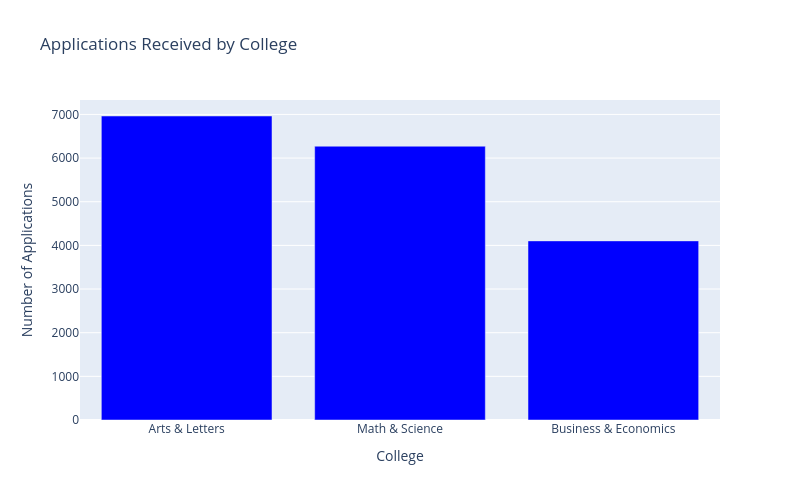

Notebook source saved alongside this figure:
### Markdown cell above
### Bar Plot Using Plotly

### Code cell
# Create interactive bar plot
fig = px.bar(
    x=applications.index,
    y=applications.values,
    color_discrete_sequence=['blue'],
    title='Applications Received by College',
    labels={'x': 'College', 'y': 'Number of Applications'},
    width=800,
    height=500
)

# Display the interactive chart
fig.show()

### Figure 1 — Plotly figure (JSON) as saved in the notebook; plotly's stock layout.template omitted (floating-point values rounded to 4 significant figures)
{"data": [{"hovertemplate": "College=%{x}<br>Number of Applications=%{y}<extra></extra>", "legendgroup": "", "marker": {"color": "blue", "pattern": {"shape": ""}}, "name": "", "orientation": "v", "showlegend": false, "textposition": "auto", "type": "bar", "x": ["Arts & Letters", "Math & Science", "Business & Economics"], "xaxis": "x", "y": [6964, 6272, 4103], "yaxis": "y"}], "layout": {"barmode": "relative", "height": 500, "legend": {"tracegroupgap": 0}, "title": {"text": "Applications Received by College"}, "width": 800, "xaxis": {"anchor": "y", "domain": [0, 1], "title": {"text": "College"}}, "yaxis": {"anchor": "x", "domain": [0, 1], "title": {"text": "Number of Applications"}}}}
